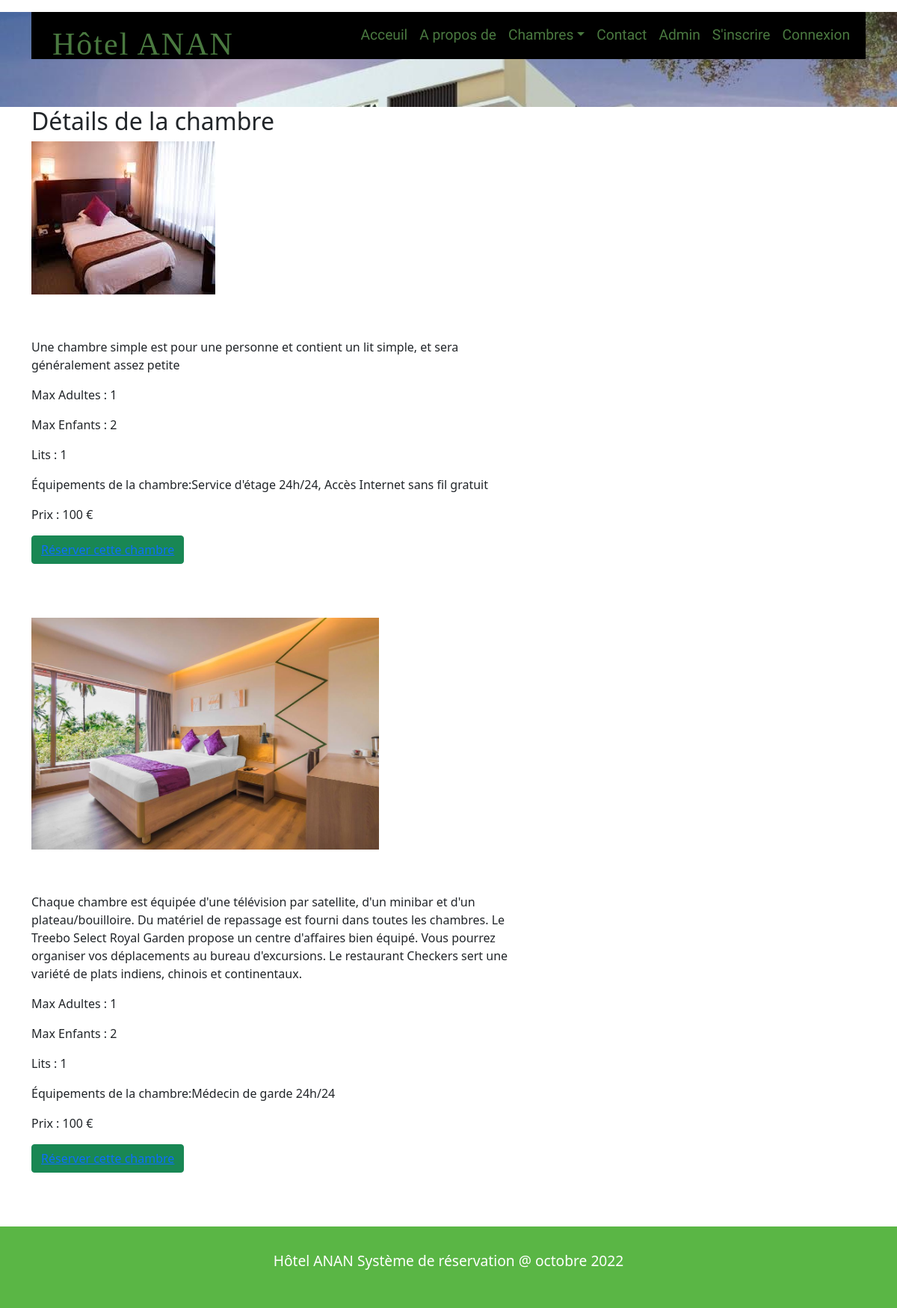
Screenshot of /category-details.php?catid=1 with the database file from the repository.
### tables this page shows
CREATE TABLE `room` (
  `ID` int(10) NOT NULL,
  `RoomType` int(10) DEFAULT NULL,
  `RoomName` varchar(200) DEFAULT NULL,
  `MaxAdult` int(5) DEFAULT NULL,
  `MaxChild` int(5) DEFAULT NULL,
  `RoomDesc` mediumtext DEFAULT NULL,
  `NoofBed` int(5) DEFAULT NULL,
  `Image` varchar(200) DEFAULT NULL,
  `RoomFacility` varchar(200) DEFAULT NULL,
  `CreationDate` timestamp NULL DEFAULT current_timestamp()
);

CREATE TABLE `roomcategory` (
  `ID` int(10) NOT NULL,
  `CategoryName` varchar(120) DEFAULT NULL,
  `Description` mediumtext DEFAULT NULL,
  `Price` int(5) NOT NULL,
  `Date` timestamp NULL DEFAULT current_timestamp()
);

### category-details.php (the view, shortened to what this page needs)
<?php
include('includephp/connectionbd.php');
?>
<!DOCTYPE HTML>
<html>
	<head>
		<link href="css/style.css" rel="stylesheet" type="text/css" media="all" />
		<link href="https://cdn.jsdelivr.net/npm/bootstrap@5.0.0-beta1/dist/css/bootstrap.min.css" rel="stylesheet">
	</head>
	<body>
		<div class="header head-top">
			<div class="container">
				<?php include_once('includephp/header.php');?>
			</div>
		</div>
		<div class="content">
			<div class="room-section">
				<div class="container">
				<h2>Détails de la chambre</h2>
					<div class="room-grids">
						<?php
							$cid=intval($_GET['catid']);
							$sql="SELECT room.*,room.id as rmid , roomcategory.Price,roomcategory.ID,roomcategory.CategoryName from room
							join roomcategory on room.RoomType=roomcategory.ID
							where room.RoomType=:cid";
							$query = $dbh -> prepare($sql);
							$query-> bindParam(':cid', $cid, PDO::PARAM_STR);
							$query->execute();
							$results=$query->fetchAll(PDO::FETCH_OBJ);
							if($query->rowCount() > 0)
							{
								foreach($results as $row)
								{
									?>
									<div class="room1">
										<div class="col-md-5 room-grid" style="padding-bottom: 50px">
											<a href="#" class="mask"><img src="admin/images/<?php echo $row->Image;?>" class="img-fluid mask img-responsive zoom-img" alt="" /></a>
										</div>
										<div class="col-md-7 room-grid1">
											<p><?php  echo htmlentities($row->RoomDesc);?></p>
											<p>Max Adultes : <?php  echo htmlentities($row->MaxAdult);?></p>
											<p>Max Enfants : <?php  echo htmlentities($row->MaxChild);?></p>
											<p>Lits : <?php  echo htmlentities($row->NoofBed);?></p>
											<p>Équipements de la chambre:<?php  echo htmlentities($row->RoomFacility);?></p>
											<p>Prix : <?php  echo htmlentities($row->Price);?> € </p>
											<button class="btn btn-success"><a href="book-room.php?rmid=<?php echo $row->rmid;?>">Réserver cette chambre</a></button><BR>
										</div>
									</div><BR><BR><BR>
									<?php $cnt=$cnt+1;
								}
							}
						?>
					</div>
				</div>
			</div>
		</div>
		<?php include_once('includephp/footer.php');?>
	</body>
</html>

### css/style.css (style rules this page uses)
body { padding:0 0; margin:0 0; font-family: 'Rancho', cursive; font-family: 'Open Sans', sans-serif; }
body a { transition:0.5s all; -webkit-transition:0.5s all; -moz-transition:0.5s all; -o-transition:0.5s all; -ms-transition:0.5s all; }
.header { background:url(../images/hotelfront.jpg) no-repeat 0px 0px; background-size:cover; -webkit-background-size: cover; -moz-background-size: cover; -o-background-size: cover; -ms-background-size: cover; min-height:764px; padding-bottom: 4em; }
.head-top { min-height: 115px !important; }
@media (max-width:1440px) { .header { min-height: 679px; } }
@media (max-width:1366px) { .header { min-height: 652px; } }
@media (max-width:1280px) { .header { min-height: 602px; } }

### rows the page displays
room: Image (picture), RoomDesc "Une chambre simple est pour une personne et contient un lit simple, et sera généralement assez petite", MaxAdult "1", MaxChild "2", NoofBed "1", RoomFacility "Service d'étage 24h/24, Accès Internet sans fil gratuit", roomcategory.Price "100"
room: Image (picture), RoomDesc "Chaque chambre est équipée d'une télévision par satellite, d'un minibar et d'un plateau/bouilloire. Du matériel de repassage est fourni dans toutes les chambres. Le Treebo Select Royal Garden propose un centre d'affaires bien équipé. Vous pourrez organiser vos déplacements au bureau d'excursions. Le restaurant Checkers sert une variété de plats indiens, chinois et continentaux.", MaxAdult "1", MaxChild "2", NoofBed "1", RoomFacility "Médecin de garde 24h/24", roomcategory.Price "100"
